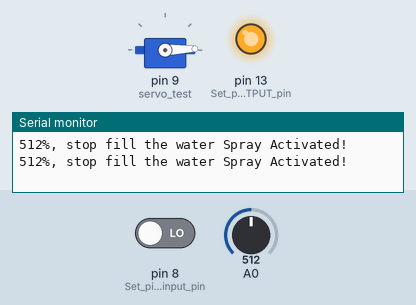
Recording of a sketch running on a simulated Arduino Uno, built with avr-gcc and run on an emulated ATmega328P. Parts: servo, output pins drawn as LEDs (lit = HIGH), the last lines printed to the serial monitor. The inputs (shaded band) are chosen by the test bench; at power-on: pin 8 (Set_pin_8_as_input_pin) LOW, A0 = 512.

Above: at 9.8 s.
9.9 s: pin 8 (Set_pin_8_as_input_pin) driven HIGH
At 17.3 s:
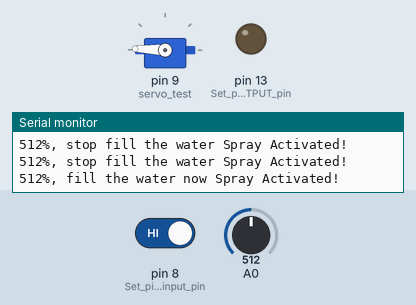
At 19.2 s:
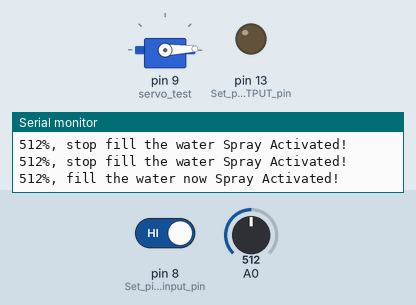
20.9 s: pin 8 (Set_pin_8_as_input_pin) driven LOW
At 28.2 s:
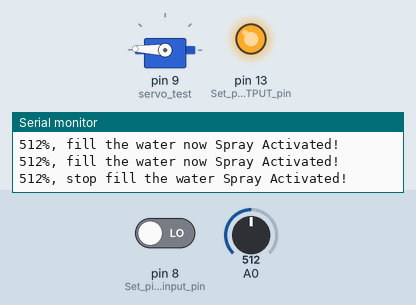
Timing chart, 0 to 80.6 s (numbered marks = the images above; inputs shaded):
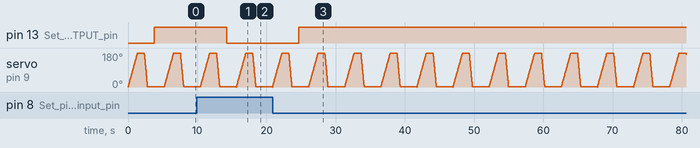

Measured:
- after the input at 9.9 s, pin 13 (Set_pin_13_as_OUTPUT_pin): HIGH → LOW after 4.3 s
- after the input at 20.9 s, pin 13 (Set_pin_13_as_OUTPUT_pin): LOW → HIGH after 3.8 s

The sketch:

farmnitorApp.ino
```cpp
#include <Servo.h>             //Servo library
Servo servo_test;
int angle = 0;

int ACWATERPUMP = 13; //You can remove this line, it has no use in the program.
int sensor = 8; //You can remove this line, it has no use in the program.
int val; //This variable stores the value received from Soil moisture sensor.
void setup() {
  pinMode(13,OUTPUT); //Set pin 13 as OUTPUT pin, to send signal to relay
  pinMode(8,INPUT); //Set pin 8 as input pin, to receive data from Soil moisture sensor.
  servo_test.attach(9);

}

void loop() {
  String stop  = "%, stop fill the water ";
  String run = "%, fill the water now ";
  Serial.begin(9600);
  {
  for(angle = 0; angle < 180; angle += 2)    // command to move from 0 degrees to 180 degrees
  {
    servo_test.write(angle);                 //command to rotate the servo to the specified angle
    delay(15);
  }

  delay(1000);

  for(angle = 180; angle>=1; angle-=2)     // command to move from 180 degrees to 0 degrees
  {
    servo_test.write(angle);              //command to rotate the servo to the specified angle
    delay(5);
  }
    delay(1000);
}
  int val = digitalRead(8);
  int sensorValue = analogRead(8);//Read data from soil moisture sensor
  if(val == HIGH )
  {
  digitalWrite(13,LOW); //if soil moisture sensor provides LOW value send LOW value to relay
  Serial.print(sensorValue);
  Serial.print(run);
  Serial.println("Spray Activated!");
  delay(1000);
  }
  else
  {
  digitalWrite(13,HIGH);
  Serial.print(sensorValue);
  Serial.print(stop);//if soil moisture sensor provides HIGH value send HIGH value to relay
  Serial.println("Spray Activated!");
  delay(1000);
  }
  delay(400); //Wait for few second and then continue the loop.
}
```
